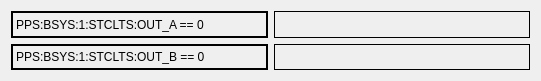
  <widget class="QWidget" name="gridLayoutWidget_4">
   <property name="geometry">
    <rect>
     <x>40</x>
     <y>570</y>
     <width>541</width>
     <height>81</height>
    </rect>
   </property>
   <layout class="QGridLayout" name="gridLayout_4">
    <item row="0" column="1">
     <widget class="PyDMLabel" name="PyDMLabel_27">
      <property name="toolTip">
       <string/>
      </property>
      <property name="frameShape">
       <enum>QFrame::Box</enum>
      </property>
      <property name="channel" stdset="0">
       <string>ca://${USER}:ST_CLTS_IN_A.VAL</string>
      </property>
     </widget>
    </item>
    <item row="1" column="0">
     <widget class="PyDMLabel" name="PyDMLabel_34">
      <property name="toolTip">
       <string/>
      </property>
      <property name="frameShape">
       <enum>QFrame::WinPanel</enum>
      </property>
      <property name="text">
       <string>PPS:BSYS:1:STCLTS:OUT_B == 0</string>
      </property>
     </widget>
    </item>
    <item row="0" column="0">
     <widget class="PyDMLabel" name="PyDMLabel_26">
      <property name="toolTip">
       <string/>
      </property>
      <property name="frameShape">
       <enum>QFrame::WinPanel</enum>
      </property>
      <property name="text">
       <string>PPS:BSYS:1:STCLTS:OUT_A == 0</string>
      </property>
     </widget>
    </item>
    <item row="1" column="1">
     <widget class="PyDMLabel" name="PyDMLabel_36">
      <property name="toolTip">
       <string/>
      </property>
      <property name="frameShape">
       <enum>QFrame::Box</enum>
      </property>
      <property name="channel" stdset="0">
       <string>ca://${USER}:ST_CLTS_IN_B.VAL</string>
      </property>
     </widget>
    </item>
   </layout>
  </widget>
